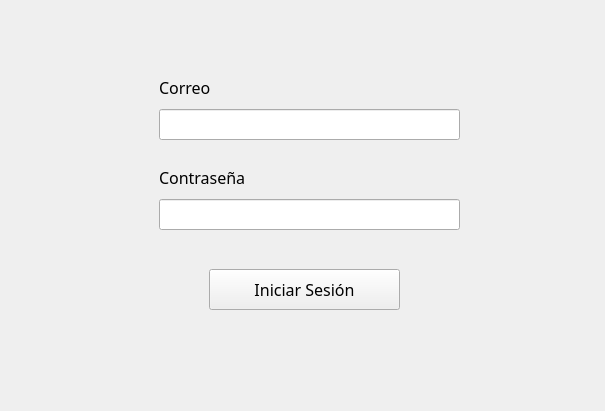
<?xml version="1.0" encoding="UTF-8"?>
<ui version="4.0">
 <class>Form</class>
 <widget class="QWidget" name="Form">
  <property name="geometry">
   <rect>
    <x>0</x>
    <y>0</y>
    <width>605</width>
    <height>411</height>
   </rect>
  </property>
  <property name="windowTitle">
   <string>Form</string>
  </property>
  <widget class="QFrame" name="frame">
   <property name="geometry">
    <rect>
     <x>-1</x>
     <y>-1</y>
     <width>681</width>
     <height>481</height>
    </rect>
   </property>
   <property name="frameShape">
    <enum>QFrame::StyledPanel</enum>
   </property>
   <property name="frameShadow">
    <enum>QFrame::Raised</enum>
   </property>
   <widget class="QLineEdit" name="txt_correo">
    <property name="geometry">
     <rect>
      <x>160</x>
      <y>110</y>
      <width>301</width>
      <height>31</height>
     </rect>
    </property>
    <property name="font">
     <font>
      <family>MS Reference Sans Serif</family>
      <pointsize>10</pointsize>
     </font>
    </property>
   </widget>
   <widget class="QLineEdit" name="txt_pass">
    <property name="geometry">
     <rect>
      <x>160</x>
      <y>200</y>
      <width>301</width>
      <height>31</height>
     </rect>
    </property>
    <property name="font">
     <font>
      <family>MS Reference Sans Serif</family>
      <pointsize>10</pointsize>
     </font>
    </property>
    <property name="echoMode">
     <enum>QLineEdit::Password</enum>
    </property>
   </widget>
   <widget class="QPushButton" name="btn_iniciar_session">
    <property name="geometry">
     <rect>
      <x>210</x>
      <y>270</y>
      <width>191</width>
      <height>41</height>
     </rect>
    </property>
    <property name="font">
     <font>
      <family>MS Reference Sans Serif</family>
      <pointsize>12</pointsize>
     </font>
    </property>
    <property name="autoFillBackground">
     <bool>false</bool>
    </property>
    <property name="styleSheet">
     <string notr="true">background-color:green;
color:white;
QPushButton#pushButton:hover {
   background-color: rgb(0, 63, 0);
}
QPushButton#pushButton:pressed {
    background-color: rgb(0, 56, 0);     
}</string>
    </property>
    <property name="text">
     <string>Iniciar Sesión</string>
    </property>
   </widget>
   <widget class="QLabel" name="label">
    <property name="geometry">
     <rect>
      <x>160</x>
      <y>170</y>
      <width>131</width>
      <height>16</height>
     </rect>
    </property>
    <property name="font">
     <font>
      <family>MS Reference Sans Serif</family>
      <pointsize>12</pointsize>
     </font>
    </property>
    <property name="text">
     <string>Contraseña</string>
    </property>
   </widget>
   <widget class="QLabel" name="label_2">
    <property name="geometry">
     <rect>
      <x>160</x>
      <y>80</y>
      <width>81</width>
      <height>16</height>
     </rect>
    </property>
    <property name="font">
     <font>
      <family>MS Reference Sans Serif</family>
      <pointsize>12</pointsize>
     </font>
    </property>
    <property name="text">
     <string>Correo</string>
    </property>
   </widget>
   <widget class="QLabel" name="lbl_error">
    <property name="geometry">
     <rect>
      <x>240</x>
      <y>250</y>
      <width>191</width>
      <height>20</height>
     </rect>
    </property>
    <property name="text">
     <string/>
    </property>
   </widget>
  </widget>
 </widget>
 <resources/>
 <connections/>
</ui>
